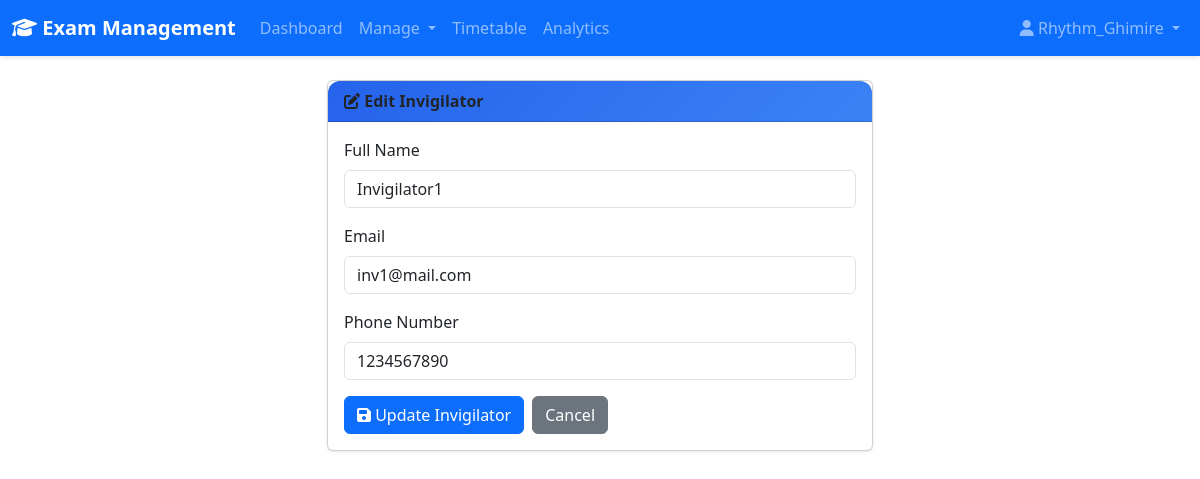
/invigilators/edit/1/ (signed in), run on the app's committed database.
### core/models.py (models this page shows, shortened)
class Invigilator(models.Model):
    name = models.CharField(max_length=200)
    email = models.EmailField(unique=True)
    phone = models.CharField(max_length=15)

### core/views.py (the view, shortened to what this page needs)
# urls.py: path('invigilators/edit/<int:invigilator_id>/', views.edit_invigilator, name='edit_invigilator'),
@login_required
@user_passes_test(is_admin)
def edit_invigilator(request, invigilator_id):
    invigilator = get_object_or_404(Invigilator, id=invigilator_id)
    return render(request, 'edit_invigilator.html', {'invigilator': invigilator})

### core/views.py (called while the page is built)
def is_admin(user):
    return user.is_staff or user.is_superuser

### templates/edit_invigilator.html (shortened to what this page needs)
{% extends 'base.html' %}
{% block content %}
<div class="container mt-4">
    <div class="row justify-content-center">
        <div class="col-md-6">
            <div class="card">
                <div class="card-header">
                    <i class="fas fa-edit"></i> Edit Invigilator
                </div>
                <div class="card-body">
                    <form method="POST">
                        <div class="mb-3">
                            <label class="form-label">Full Name</label>
                            <input type="text" name="name" class="form-control" value="{{ invigilator.name }}" required>
                        </div>
                        <div class="mb-3">
                            <label class="form-label">Email</label>
                            <input type="email" name="email" class="form-control" value="{{ invigilator.email }}" required>
                        </div>
                        <div class="mb-3">
                            <label class="form-label">Phone Number</label>
                            <input type="tel" name="phone" class="form-control" value="{{ invigilator.phone }}" required>
                        </div>
                        <div class="d-flex gap-2">
                            <button type="submit" class="btn btn-primary">
                                <i class="fas fa-save"></i> Update Invigilator
                            </button>
                            <a href="{% url 'manage_invigilators' %}" class="btn btn-secondary">Cancel</a>
                        </div>
                    </form>
                </div>
            </div>
        </div>
    </div>
</div>
{% endblock %}

### templates/base.html (shortened to what this page needs)
<!DOCTYPE html>
<html lang="en">
<head>
    <link rel="stylesheet" href="/static/css/style.css">
    <link href="https://cdn.jsdelivr.net/npm/bootstrap@5.3.0/dist/css/bootstrap.min.css" rel="stylesheet">
    <link rel="stylesheet" href="https://cdnjs.cloudflare.com/ajax/libs/font-awesome/6.4.0/css/all.min.css">
</head>
<body>
    {% if user.is_authenticated %}
    <nav class="navbar navbar-expand-lg navbar-dark bg-primary">
        <div class="container-fluid">
            <a class="navbar-brand" href="{% url 'dashboard' %}">
                <i class="fas fa-graduation-cap"></i> Exam Management
            </a>
            <div class="collapse navbar-collapse" id="navbarNav">
                <ul class="navbar-nav me-auto">
                    <li class="nav-item">
                        <a class="nav-link" href="{% url 'dashboard' %}">Dashboard</a>
                    </li>
                    {% if user.is_staff %}
                    <li class="nav-item dropdown">
                        <a class="nav-link dropdown-toggle" href="#" role="button" data-bs-toggle="dropdown">
                            Manage
                        </a>
                    </li>
                    {% endif %}
                    <li class="nav-item">
                        <a class="nav-link" href="{% url 'timetable' %}">Timetable</a>
                    </li>
                    <li class="nav-item">
                        <a class="nav-link" href="{% url 'performance_analytics' %}">Analytics</a>
                    </li>
                </ul>
                <ul class="navbar-nav">
                    <li class="nav-item dropdown">
                        <a class="nav-link dropdown-toggle" href="#" role="button" data-bs-toggle="dropdown">
                            <i class="fas fa-user"></i> {{ user.username }}
                        </a>
                    </li>
                </ul>
            </div>
        </div>
    </nav>
    {% endif %}
    <div class="container-fluid">
        {% block content %}{% endblock %}
    </div>
</body>
</html>

### core/static/css/style.css (style rules this page uses)
:root { --primary-color: #2563eb; --secondary-color: #3b82f6; --accent-color: #60a5fa; --background-color: #f8fafc; --card-background: #ffffff; --text-primary: #1e293b; --text-secondary: #64748b; --border-color: #e2e8f0; --success-color: #10b981; --danger-color: #ef4444; --warning-color: #f59e0b; }
* { margin: 0; padding: 0; box-sizing: border-box; }
body { font-family: 'Segoe UI', Tahoma, Geneva, Verdana, sans-serif; background-color: var(--background-color); color: var(--text-primary); line-height: 1.6; }
.navbar { box-shadow: 0 2px 4px rgba(0, 0, 0, 0.1); }
.navbar-brand { font-weight: 600; font-size: 1.5rem; }
.card { border: none; border-radius: 12px; box-shadow: 0 1px 3px rgba(0, 0, 0, 0.1); margin-bottom: 20px; background: var(--card-background); }
.card-header { background: linear-gradient(135deg, var(--primary-color), var(--secondary-color)); color: white; border-radius: 12px 12px 0 0 !important; padding: 1.2rem; font-weight: 600; }
.btn-primary { background: var(--primary-color); border: none; border-radius: 8px; padding: 0.6rem 1.5rem; font-weight: 500; transition: all 0.3s ease; }
.form-control, .form-select { border: 2px solid var(--border-color); border-radius: 8px; padding: 0.7rem; transition: all 0.3s ease; }

### data on the page
Invigilator: name "Invigilator1", email "inv1@mail.com", phone "1234567890"

### other printed values
{{ user.username }} "Rhythm_Ghimire"
